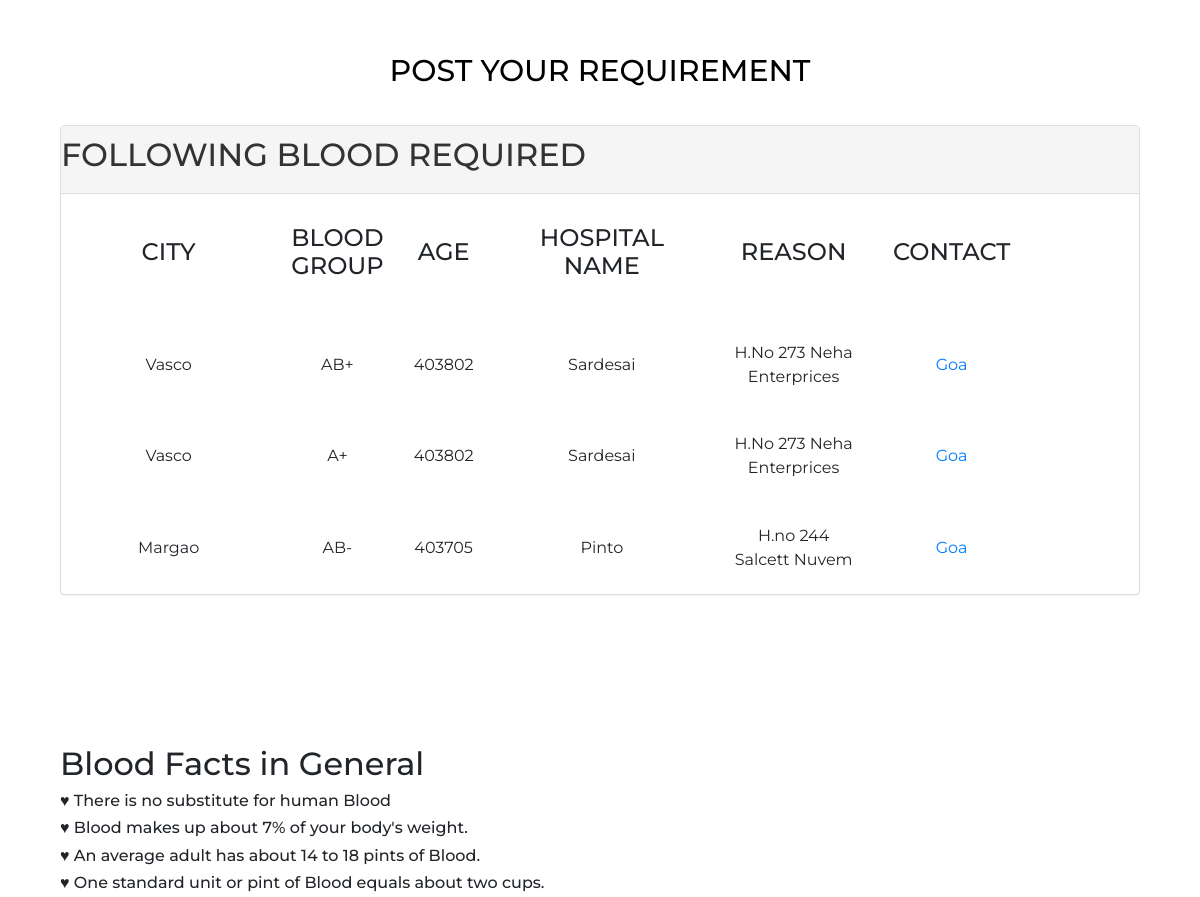
Before: / (middle part) with the older database file.
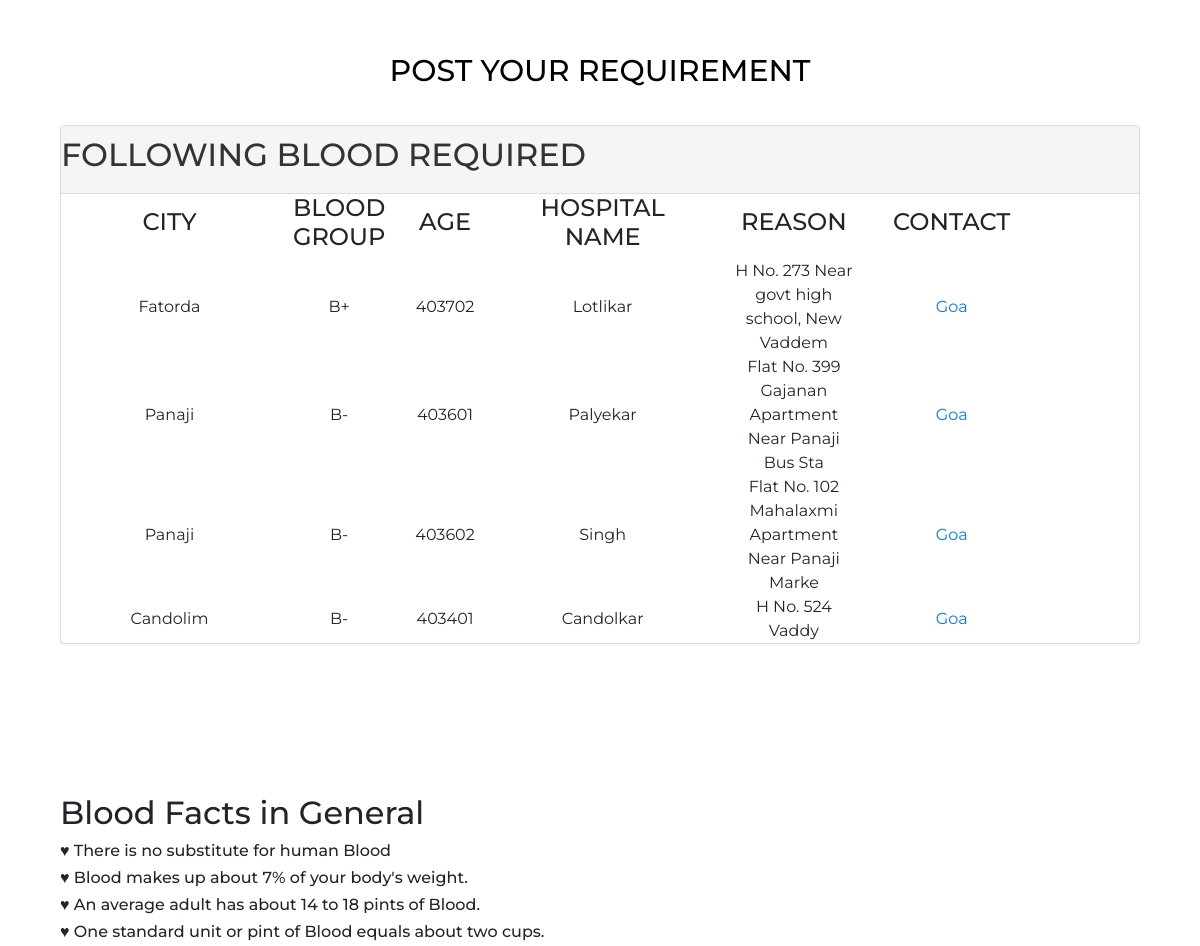
After: the same page with the newer database file.
### tables this page shows
CREATE TABLE `donar_registration` (
  `D_id` int(10) NOT NULL,
  `Fname` text DEFAULT NULL,
  `Lname` text DEFAULT NULL,
  `Street_Address` varchar(50) DEFAULT NULL,
  `City` varchar(20) DEFAULT NULL,
  `State` varchar(10) DEFAULT NULL,
  `Pincode` int(6) DEFAULT NULL,
  `Blood_Grp` varchar(4) DEFAULT NULL,
  `Phone_No` varchar(13) DEFAULT NULL,
  `Email` varchar(50) DEFAULT NULL,
  `Date` date NOT NULL DEFAULT current_timestamp(),
  `Time` time NOT NULL DEFAULT current_timestamp()
);

### index.php (the view, shortened to what this page needs)
<?php
    $db = mysqli_connect('localhost', 'root', '', 'blood_donar');
    $query = "SELECT * FROM `donar_registration`;";
    $data = mysqli_query($db, $query);
?>
<!DOCTYPE html>
<html lang="en" dir="ltr">
  <head>
    <link rel="stylesheet" href="css/style.css">
    <link rel="stylesheet" href="css/bootstrap.min.css">
  </head>
  <body>
    <div class="req" style="padding: 13px;"><h2><a href="BloodDonor/registration.html"> POST YOUR REQUIREMENT </a></h2></div>
    <div class="container">
        <div class="panel panel-default">
            <div class="panel-heading center">
                <div class="row">
                    <center><h2> FOLLOWING BLOOD REQUIRED </h2></center>
                </div>
            </div>
            <table width="90%" height="400px">
                <tr>
                    <th class="col-md-3"><h4>CITY</h4></th>
                    <th class="col-md-1"><h4>BLOOD GROUP</h4></th>
                    <th class="col-md-1"><h4>AGE</h4></th>
                    <th class="col-md-3"><h4>HOSPITAL NAME</h4></th>
                    <th class="col-md-2"><h4>REASON</h4></th>
                    <th class="col-md-2"><h4>CONTACT</h4></th>
                </tr>
                <?php
                    if($data->num_rows > 0){
                        while($result = mysqli_fetch_assoc($data)){
                ?>
                <tr>
                    <td class="col-md-3"><?php echo $result['City']; ?></td>
                    <td class="col-md-1 center"><?php echo $result['Blood_Grp']; ?></td>
                    <td class="col-md-1 center"><?php echo $result['Pincode']; ?></td>
                    <td class="col-md-3"><?php echo $result['Lname']; ?></td>
                    <td class="col-md-2"><?php echo $result['Street_Address']; ?></td>
                    <td class="col-md-2"><a href="requirement_details.php?details=4678"><?php echo $result['State']; ?></a></td>
                </tr>
                <?php }} ?>
            </table>
        </div>
    </div>
    <div class="container" style="padding: 30px;">
        <h2>Blood Facts in General</h2>
        <h6>&#9829;	There is no substitute for human Blood</h6>
        <h6>&#9829;	Blood makes up about 7% of your body's weight.</h6>
        <h6>&#9829;	An average adult has about 14 to 18 pints of Blood.</h6>
        <h6>&#9829;	One standard unit or pint of Blood equals about two cups.</h6>
    </div>
  </body>
</html>

### css/style.css (style rules this page uses)
* { margin: 0; padding: 0; outline: none; box-sizing: border-box; font-family: 'Montserrat', sans-serif; }
.req { text-align: center; margin-top: 40px; }
.req h2 a { color: black; text-decoration: none; font-size: 30px; }
.container { padding-right: 15px; padding-left: 15px; margin-right: auto; margin-left: auto; padding-bottom: 100px; }
.panel { margin: 15px; margin-bottom: 20px; background-color: #fff; border: 1px solid black; border-radius: 4px; -webkit-box-shadow: 0 1px 1px rgb(0 0 0 / 5%); box-shadow: 0 1px 1px rgb(0 0 0 / 5%); }
.panel-default { border-color: #ddd; }
.panel-default > .panel-heading { color: #333; background-color: #f5f5f5; border-color: #ddd; }
.panel-heading { padding: 10px 15px; border-bottom: 1px solid transparent; border-top-left-radius: 3px; border-top-right-radius: 3px; text-align: center; }
table { text-align: center; }

Changed rows visible on the page:
removed donar_registration: City "Vasco", Blood_Grp "AB+", Pincode "403802", Lname "Sardesai", Street_Address "H.No 273 Neha Enterprices", State "Goa"
removed donar_registration: City "Vasco", Blood_Grp "A+", Pincode "403802", Lname "Sardesai", Street_Address "H.No 273 Neha Enterprices", State "Goa"
removed donar_registration: City "Margao", Blood_Grp "AB-", Pincode "403705", Lname "Pinto", Street_Address "H.no 244 Salcett Nuvem", State "Goa"
added donar_registration: City "Fatorda", Blood_Grp "B+", Pincode "403702", Lname "Lotlikar", Street_Address "H No. 273 Near govt high school, New Vaddem", State "Goa"
added donar_registration: City "Panaji", Blood_Grp "B-", Pincode "403601", Lname "Palyekar", Street_Address "Flat No. 399 Gajanan Apartment Near Panaji Bus Sta", State "Goa"
added donar_registration: City "Panaji", Blood_Grp "B-", Pincode "403602", Lname "Singh", Street_Address "Flat No. 102 Mahalaxmi Apartment Near Panaji Marke", State "Goa"
added donar_registration: City "Candolim", Blood_Grp "B-", Pincode "403401", Lname "Candolkar", Street_Address "H No. 524 Vaddy", State "Goa"
